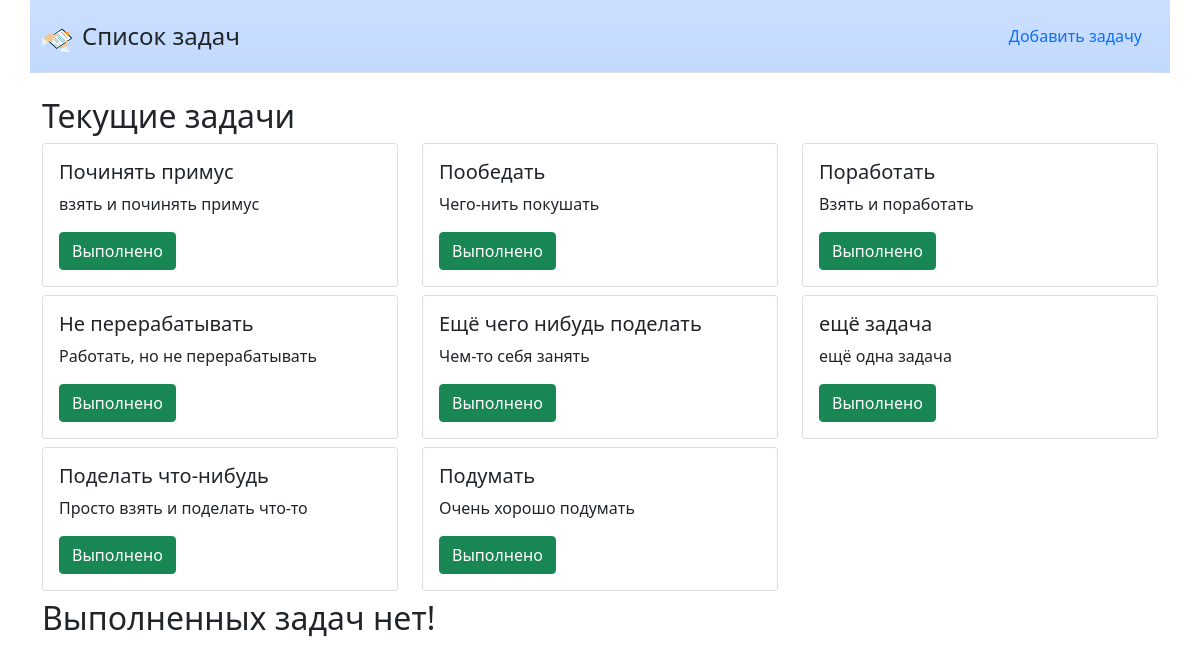
Before: / with the older database file.
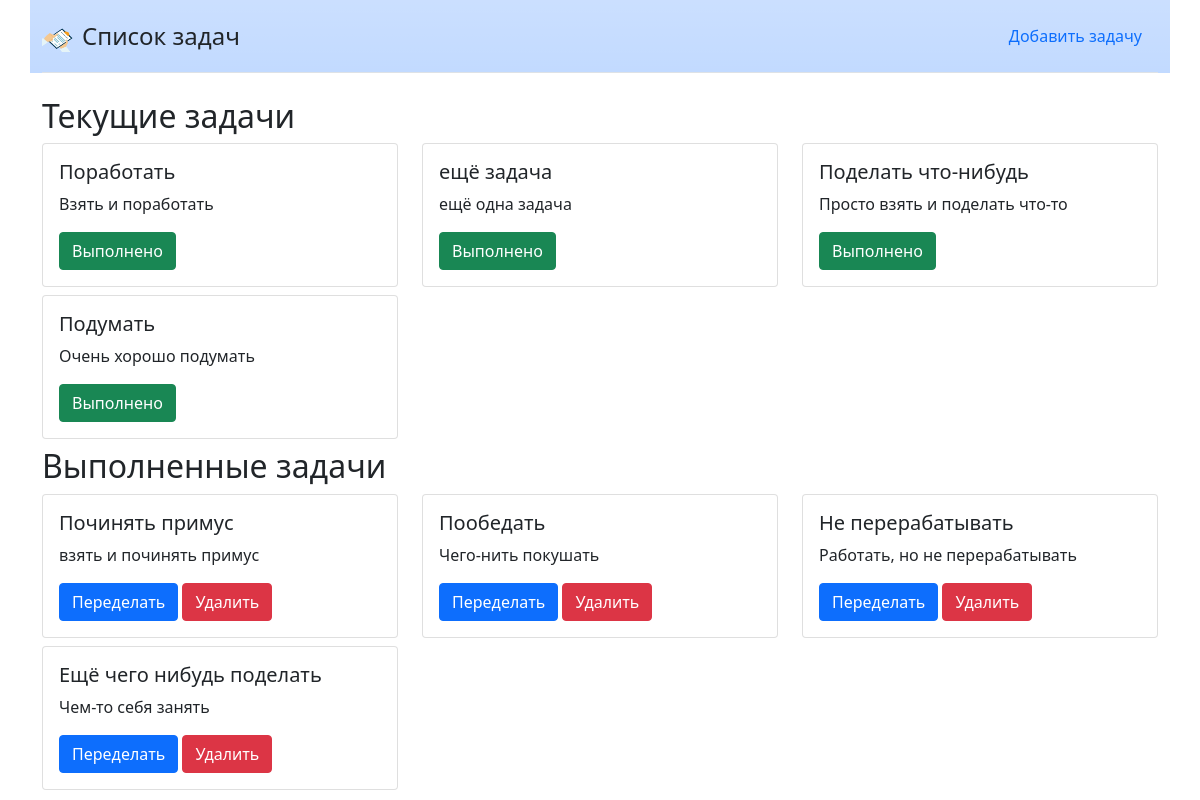
After: the same page with the newer database file.
### app.py (models this page shows, shortened)
class Tasks(db.Model):
    id = db.Column(db.Integer, primary_key=True)
    title = db.Column(db.String(45), nullable=False)
    description = db.Column(db.Text)
    is_completed = db.Column(db.Boolean, default=False)

### app.py (the view)
@app.route("/")
def index():
    all_tasks = {
        "current_tasks": Tasks.query.filter(Tasks.is_completed == 0).all(),
        "completed_tasks": Tasks.query.filter(Tasks.is_completed == 1).all(),
    }
    return render_template("index.html", **all_tasks)

### templates/index.html (shortened to what this page needs)
{% extends "base.html" %}
{% block main %}
    <div class="container">
        <div class="row">
            {% if not current_tasks %}
                <h2>Задач нет!</h2>
            {% else %}
                <h2>Текущие задачи</h2>
                {% for task in current_tasks %}
                    <div class="col-4 mb-lg-2">
                        <div class="card">
                            <div class="card-body">
                                <h5 class="card-title">{{ task.title }}</h5>
                                <p class="card-text">{{ task.description }}</p>
                                <a href="/task_complete/{{ task.id }}" class="btn btn-success">Выполнено</a>
                            </div>
                        </div>
                    </div>
                {% endfor %}
            {% endif %}
            {% if not completed_tasks %}
                <h2>Выполненных задач нет!</h2>
            {% else %}
                <h2>Выполненные задачи</h2>
                {% for task in completed_tasks %}
                    <div class="col-4 mb-lg-2">
                        <div class="card">
                            <div class="card-body">
                                <h5 class="card-title">{{ task.title }}</h5>
                                <p class="card-text">{{ task.description }}</p>
                                <a href="/rework/{{ task.id }}" class="btn btn-primary">Переделать</a>
                                <a href="/del/{{ task.id }}" class="btn btn-danger">Удалить</a>
                            </div>
                        </div>
                    </div>
                {% endfor %}
            {% endif %}
        </div>
    </div>
{% endblock %}

### templates/base.html (shortened to what this page needs)
<!doctype html>
<html lang="en">
<head>
    <link rel="stylesheet" href="{{ url_for("static", filename="css/bootstrap.min.css") }}">
</head>
<body>
    <div class="container bg-primary bg-gradient bg-opacity-25">
        <header class="d-flex flex-wrap justify-content-center py-3 mb-4 border-bottom">
            <a href="/" class="d-flex align-items-center mb-3 mb-md-0 me-md-auto text-dark text-decoration-none">
                <img src="{{ url_for("static", filename="img/tasks.png") }}" alt="" width="40" height="32">
                <span class="fs-4">Список задач</span>
            </a>
            <ul class="nav nav-pills">
                <li class="nav-item"><a href="/add" class="nav-link">Добавить задачу</a></li>
            </ul>
    </header>
    </div>
    {% block main %}
    {% endblock %}
</body>
</html>

Changed rows visible on the page:
changed Tasks "Починять примус": moves from the list under "Текущие задачи" to the list under "Выполненные задачи"
changed Tasks "Пообедать": moves from the list under "Текущие задачи" to the list under "Выполненные задачи"
changed Tasks "Не перерабатывать": moves from the list under "Текущие задачи" to the list under "Выполненные задачи"
changed Tasks "Ещё чего нибудь поделать": moves from the list under "Текущие задачи" to the list under "Выполненные задачи"
Other visible differences:
text no longer shown: "Выполненных задач нет!"
text now shown: "Выполненные задачи"
